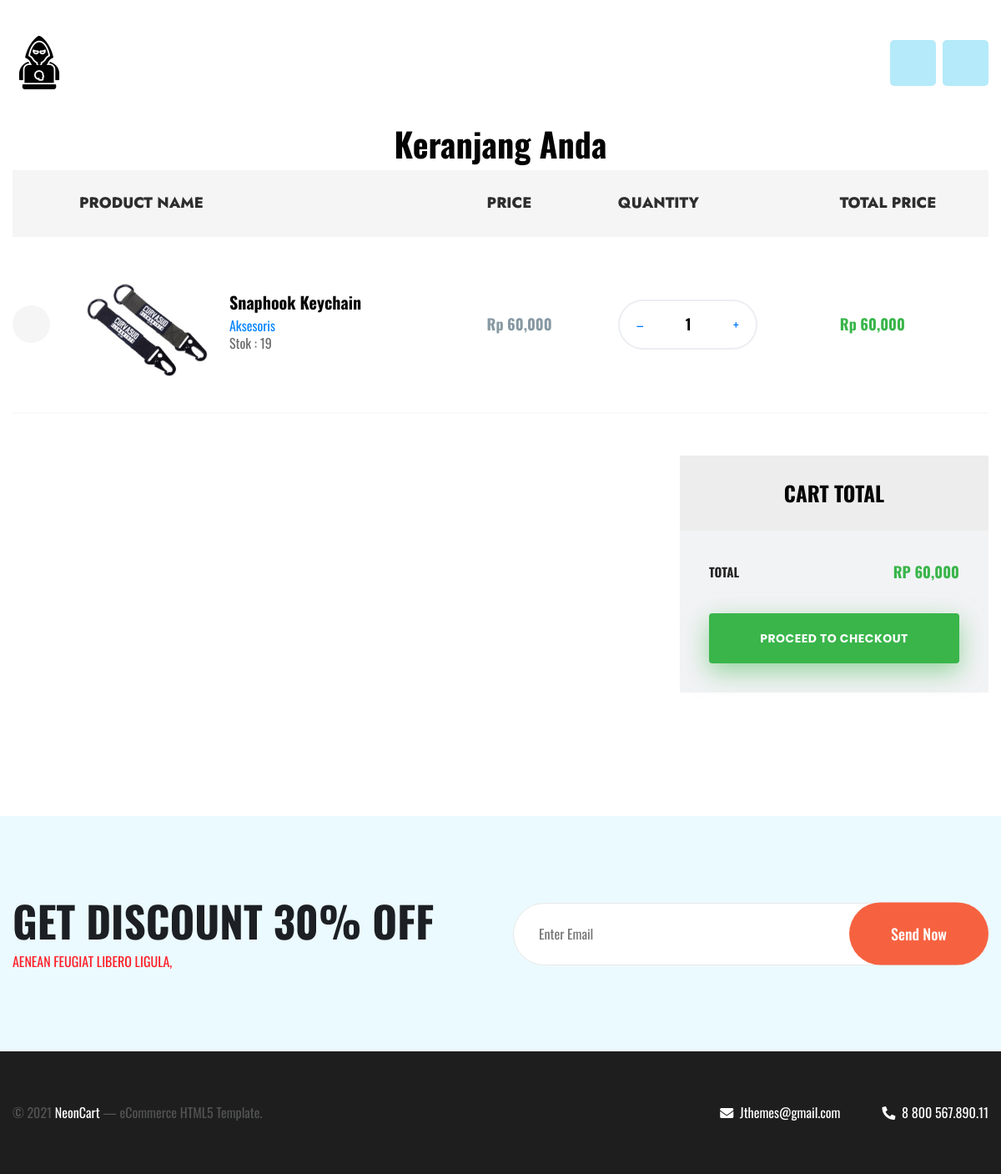
Page /user/keranjang (signed in) on the committed database.
### tables this page shows
CREATE TABLE `keranjang` (
  `id_keranjang` char(36) NOT NULL,
  `fk_user` char(36) NOT NULL,
  `fk_produk` char(36) NOT NULL,
  `jml_keranjang` int(11) NOT NULL
);

CREATE TABLE `produk` (
  `id_produk` char(36) NOT NULL,
  `fk_produk_kategori` char(36) NOT NULL,
  `nama_produk` varchar(255) NOT NULL,
  `harga_produk` int(11) NOT NULL,
  `foto_produk` varchar(255) NOT NULL,
  `deskripsi_produk` text NOT NULL,
  `stok_produk` int(11) NOT NULL,
  `berat_produk` int(11) NOT NULL COMMENT 'Satuan Gram',
  `status_hapus_produk` tinyint(1) NOT NULL DEFAULT 0,
  `tgl_input_produk` datetime NOT NULL DEFAULT current_timestamp()
);

CREATE TABLE `produk_kategori` (
  `id_produk_kategori` char(36) NOT NULL,
  `nama_kategori` varchar(100) NOT NULL,
  `foto_kategori` varchar(100) NOT NULL
);

### app/core/Controller.php (called while the page is built, shortened)
<?php
class Controller{
	public function view($view, $data_array_909090 = []){
		extract($data_array_909090);
		require_once 'app/views/'.$view.'.php';
	}
}

### app/controller/user.php (called while the page is built, shortened)
<?php
class User extends Controller {
	public function __construct(){
		$_SESSION['cart'] = $this->model('User_model')->get_cart();
	}
	public function keranjang(){
		$this->view('keranjang');
	}
}

### app/core/App.php (called while the page is built, shortened)
<?php
class App {
	protected $method = DEFAULT_FUNCTION;
	protected $params = [];
	public function parseURL(){
		if (isset($_GET['url'])) {
			$url = rtrim($_GET['url'], '/');
			$url = explode('/', $url);
			return $url;
		}
	}
	public function __construct(){
		$url = $this->parseURL();
		if ($url !== NULL) {
			if (file_exists('app/controller/'.$url[0].'.php')) {
				unset($url[0]);
			}else{
				if ($url[0] !== "") {
					$page_error = "true";
					exit;
					header("Location: ".base_url()."404");
				}
			}
		}
		$this->controller = new $this->controller;
		if (isset($url[1])) {
			if (method_exists($this->controller, $url[1])) {
				$this->method = $url[1];
			}
		}
		call_user_func_array([$this->controller, $this->method], $this->params);
	}
}

### index.php (called while the page is built, shortened)
<?php
function base_url($url = ""){
	$base_url = rtrim(BASE_URL, '/');
	$base_url = $base_url.'/';
	$url = ltrim($url, '/');
	if ($url == "") {
		return $base_url;
	}else{
		return $base_url.$url;
	}
}
$new = new App;
?>

### app/core/Database.php (called while the page is built, shortened)
<?php
class Database{
	private $host 		= DB_HOST;
	private $user 		= DB_USER;
	private $pass 		= DB_PASS;
	private $db_name 	= DB_NAME;
	private $dbh;
	public function __construct(){
		$this->dbh = new mysqli($this->host,$this->user,$this->pass,$this->db_name);
	}
	public function get_all_data($stmt){
		$result = $this->dbh->query($stmt)->fetch_all(MYSQLI_ASSOC);
		return $result;
	}
}

### app/model/User_model.php (called while the page is built)
<?php
class User_model{
	public function __construct(){
		$this->db = new Database ;
	}
	public function get_cart(){
		$id_user = @$_SESSION['login_to']['id'];
		return $this->db->get_all_data("SELECT * FROM keranjang A JOIN produk B ON A.fk_produk=B.id_produk JOIN produk_kategori C ON B.fk_produk_kategori=C.id_produk_kategori WHERE A.fk_user='$id_user' ");
	}
}

### app/views/keranjang.php (the view, shortened to what this page needs)
<section class="details_section fashion_details sec_ptb_100 clearfix">
	<div class="container pt-5">
		<center><h1>Keranjang Anda</h1></center>
		<div class="cart_table mb_50">
			<table class="table">
				<thead class="text-uppercase">
					<tr>
						<th>Product Name</th>
						<th>Price</th>
						<th>Quantity</th>
						<th>Total Price</th>
					</tr>
				</thead>
				<tbody>
					<?php $total_harga = 0 ?>
					<?php if (empty($_SESSION['cart'])): ?>
						<tr><td colspan="4"><center>Tidak ada produk dalam keranjang</center></td></tr>
					<?php else: ?>
						<?php foreach ($_SESSION['cart'] as $key => $value): ?>
							<tr>
								<td>
									<div class="cart_product">
										<div class="item_image">
											<img src="<?= base_url() ?>assets/images/produk/<?= $value['foto_produk'] ?>" alt="image_not_found">
										</div>
										<div class="item_content">
											<h4 class="item_title"><?= $value['nama_produk'] ?></h4>
											<span class="item_type mb-0"><?= $value['nama_kategori'] ?></span>
											<div>Stok : <?= $value['stok_produk'] ?></div>
										</div>
										<a href="<?= base_url() ?>produk/delete_cart_proses/<?= $value['id_produk'] ?>" class="remove_btn">
											<i class="fal fa-times"></i>
										</a>
									</div>
								</td>
								<td>
									<span class="price_text">Rp <?= number_format($value['harga_produk']) ?></span>
								</td>
								<td>
									<div class="quantity_input">
										<form action="#">
											<a href="<?= base_url() ?>produk/minus_cart_proses/<?= $value['id_produk'] ?>" class="input_number_decrement">–</a>
											<input class="input_number" type="text" value="<?= $value['jml_keranjang'] ?>">
											<a href="<?= base_url() ?>produk/plus_cart_proses/<?= $value['id_produk'] ?>" class="input_number_increment">+</a>
										</form>
									</div>
								</td>
								<td><span class="total_price">Rp <?= number_format($value['harga_produk']*$value['jml_keranjang']) ?></span></td>
							</tr>
							<?php $total_harga += $value['harga_produk']*$value['jml_keranjang'] ?>
						<?php endforeach ?>
					<?php endif ?>
				</tbody>
			</table>
		</div>
		<div class="row justify-content-lg-end">
			<div class="col-lg-4 col-md-12 col-sm-12 col-xs-12">
				<div class="cart_pricing_table pt-0 text-uppercase" data-bg-color="#f2f3f5">
					<h3 class="table_title text-center" data-bg-color="#ededed">Cart Total</h3>
					<ul class="ul_li_block clearfix">
						<li><span>Total</span> <span>Rp <?= number_format($total_harga) ?></span></li>
					</ul>
					<a href="<?= base_url() ?>transaksi/order" class="custom_btn bg_success">Proceed to Checkout</a>
				</div>
			</div>
		</div>
	</div>
</section>

### rows in the picture
keranjang: fk_produk.foto_produk (picture), fk_produk.nama_produk "Snaphook Keychain", produk_kategori.nama_kategori "Aksesoris", fk_produk.stok_produk "19", fk_produk.harga_produk "60,000", jml_keranjang "1", $value['harga_produk']*$value['jml_keranjang'] "60,000"

### other values in the picture
$total_harga "60,000"
